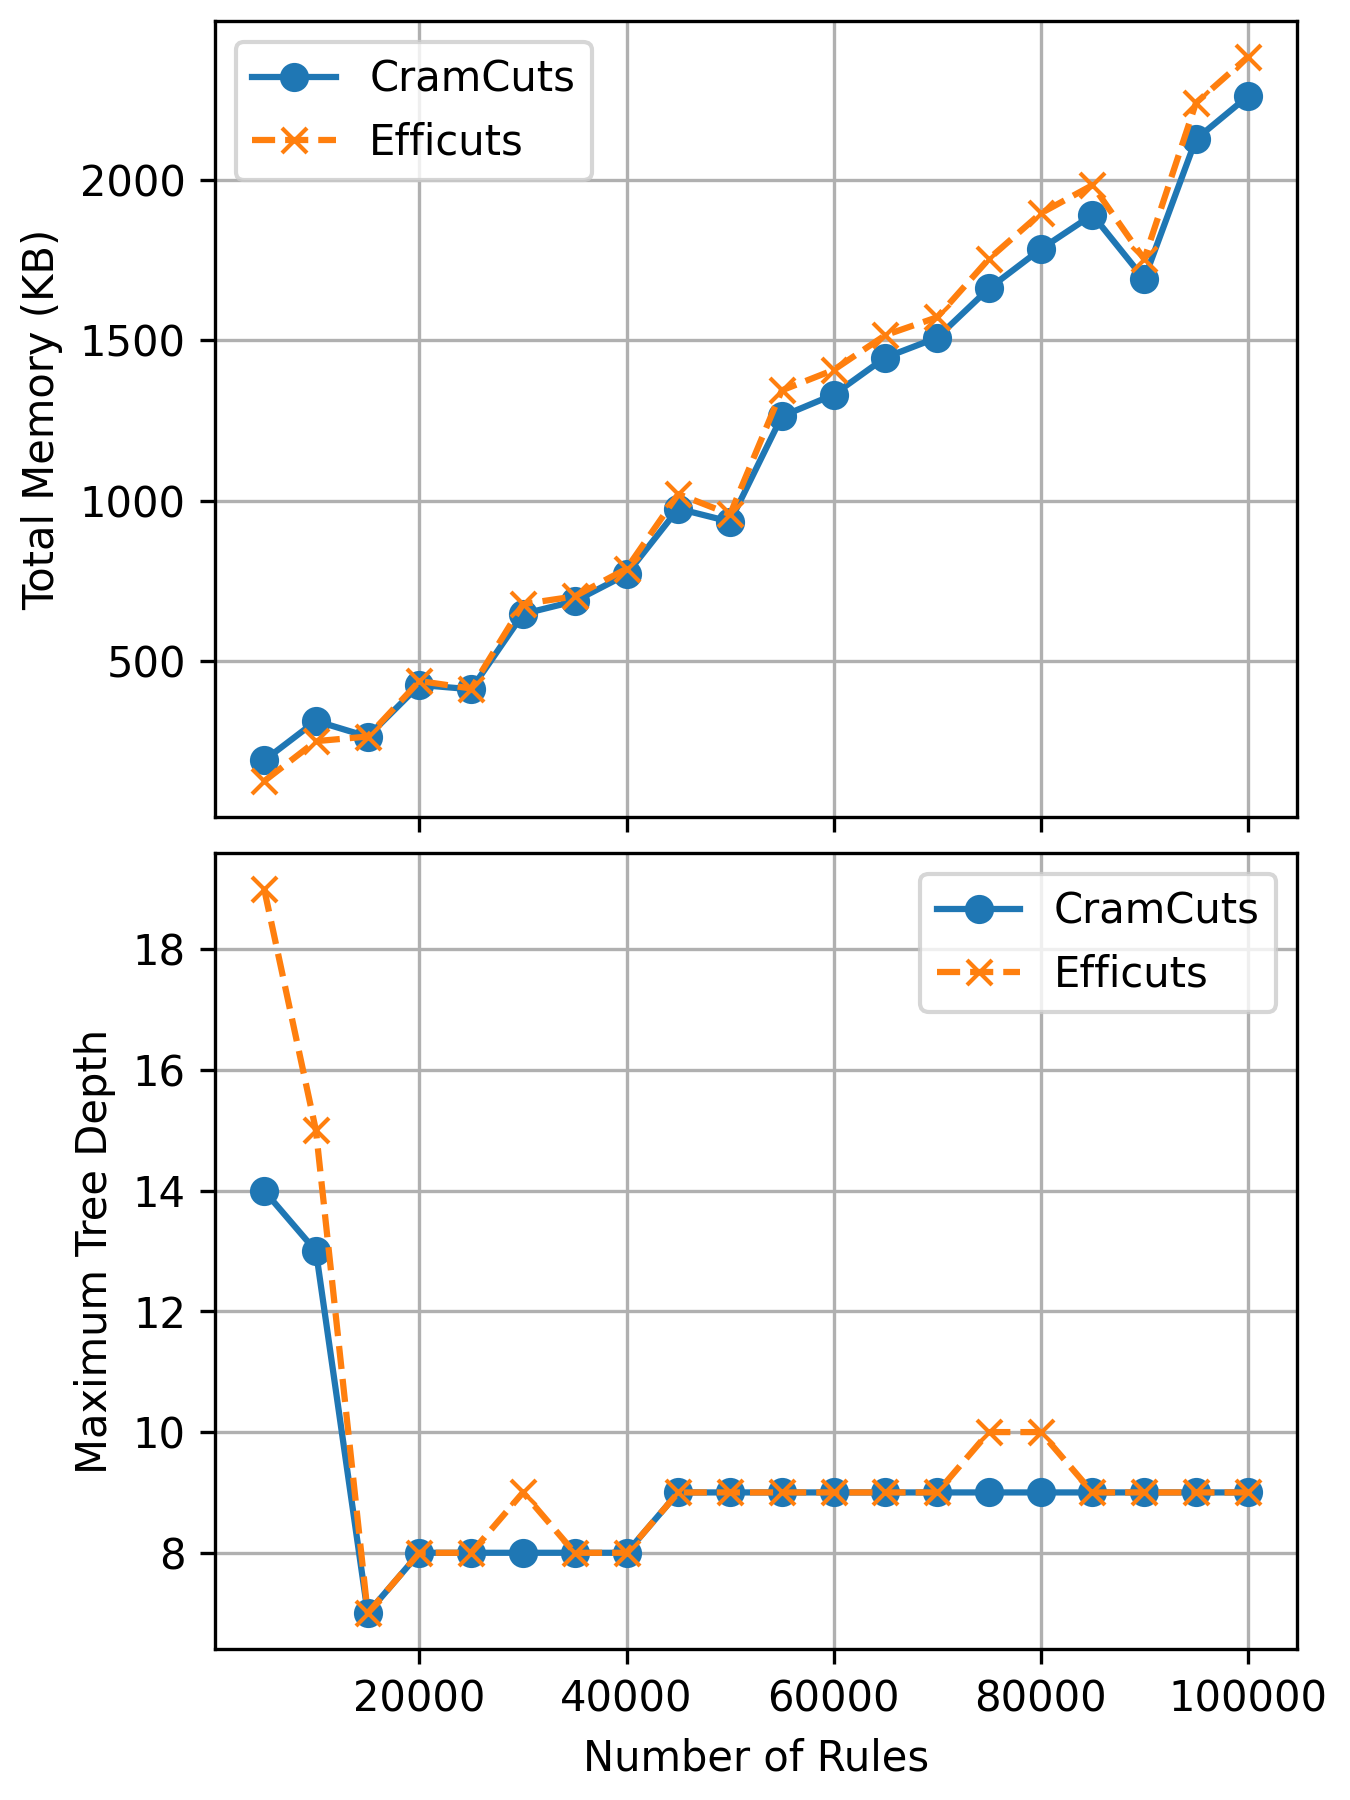

Source code (Python):
import sys
import os
import matplotlib.pyplot as plt

# Add the project root to sys.path to allow for package imports
sys.path.insert(0, os.path.abspath(os.path.join(os.path.dirname(__file__), '../..')))

from cramcuts import *


def run_analysis(use_cramcuts_heuristic: bool):
    """
    Runs the full analysis for a given heuristic setting.
    """
    rule_sizes = []
    total_memories = []
    max_depths = []

    heuristic_label = "With Heuristic" if use_cramcuts_heuristic else "Without Heuristic"
    print(f"--- Running Analysis {heuristic_label} ---")

    for i in range(5, 101, 5):
        num_rules = i * 1000
        rules_file = os.path.join('acl-list', f'acl-list-{i:03d}')
        
        print(f"\nProcessing {rules_file} ({num_rules} rules)...")

        if not os.path.exists(rules_file):
            print(f"Warning: Rules file not found: {rules_file}. Skipping.")
            continue
            
        rule_sizes.append(num_rules)

        # 1. Load rules
        rules = load_rules(rules_file)

        # 2. Process rules (binning and merging)
        binned_rules = bin_rules(rules)
        if len(binned_rules) > 1:
            final_rule_sets = merge_trees(binned_rules)
        else:
            final_rule_sets = binned_rules if binned_rules else [rules]

        # 3. Build trees
        all_trees = []
        current_max_depth = 0
        for j, rule_set in enumerate(final_rule_sets):
            tree, depth = create_cramcuts_tree(
                rules=rule_set,
                use_tcam_heuristic=use_cramcuts_heuristic,
            )
            all_trees.append(tree)
            if depth > current_max_depth:
                current_max_depth = depth
        max_depths.append(current_max_depth)

        # 4. Get stats and record memory
        stats = get_stats(all_trees)
        total_mem_bytes = sum(s.total_memory for s in stats)
        total_mem_kb = total_mem_bytes / 1024
        total_memories.append(total_mem_kb)
        print(f"  Total memory: {total_mem_kb:.2f} KB, Max Depth: {current_max_depth}")

    return rule_sizes, total_memories, max_depths


def main():
    """
    Generates plots of memory usage and max depth vs. ruleset size
    for CramCuts, comparing with and without the TCAM heuristic.
    """
    # Run analysis for both scenarios
    rule_sizes_h, mem_h, depth_h = run_analysis(use_cramcuts_heuristic=True)
    rule_sizes_nh, mem_nh, depth_nh = run_analysis(use_cramcuts_heuristic=False)

    # 5. Plotting
    print("\nGenerating plots...")
    # Create a figure with two subplots, sharing the x-axis
    # Figure size suitable for a single-column paper format (e.g., 3.5 inches wide)
    fig, (ax1, ax2) = plt.subplots(2, 1, figsize=(4.5, 6), sharex=True)

    # Plot 1: Total Memory vs. Ruleset Size
    ax1.plot(rule_sizes_h, mem_h, marker='o', linestyle='-', label='CramCuts')
    ax1.plot(rule_sizes_nh, mem_nh, marker='x', linestyle='--', label='Efficuts')
    #ax1.set_title('CramCuts Performance vs. Ruleset Size')
    ax1.set_ylabel('Total Memory (KB)')
    ax1.grid(True)
    ax1.legend()

    # Plot 2: Max Depth vs. Ruleset Size
    ax2.plot(rule_sizes_h, depth_h, marker='o', linestyle='-', label='CramCuts')
    ax2.plot(rule_sizes_nh, depth_nh, marker='x', linestyle='--', label='Efficuts')
    ax2.set_xlabel('Number of Rules')
    ax2.set_ylabel('Maximum Tree Depth')
    ax2.grid(True)
    ax2.legend()

    plt.tight_layout(pad=0.5)
    
    plot_filename = 'ruleset_size_trend.png'
    plt.savefig(plot_filename, dpi=300)
    print(f"Plot saved to '{plot_filename}'")


if __name__ == '__main__':
    main()